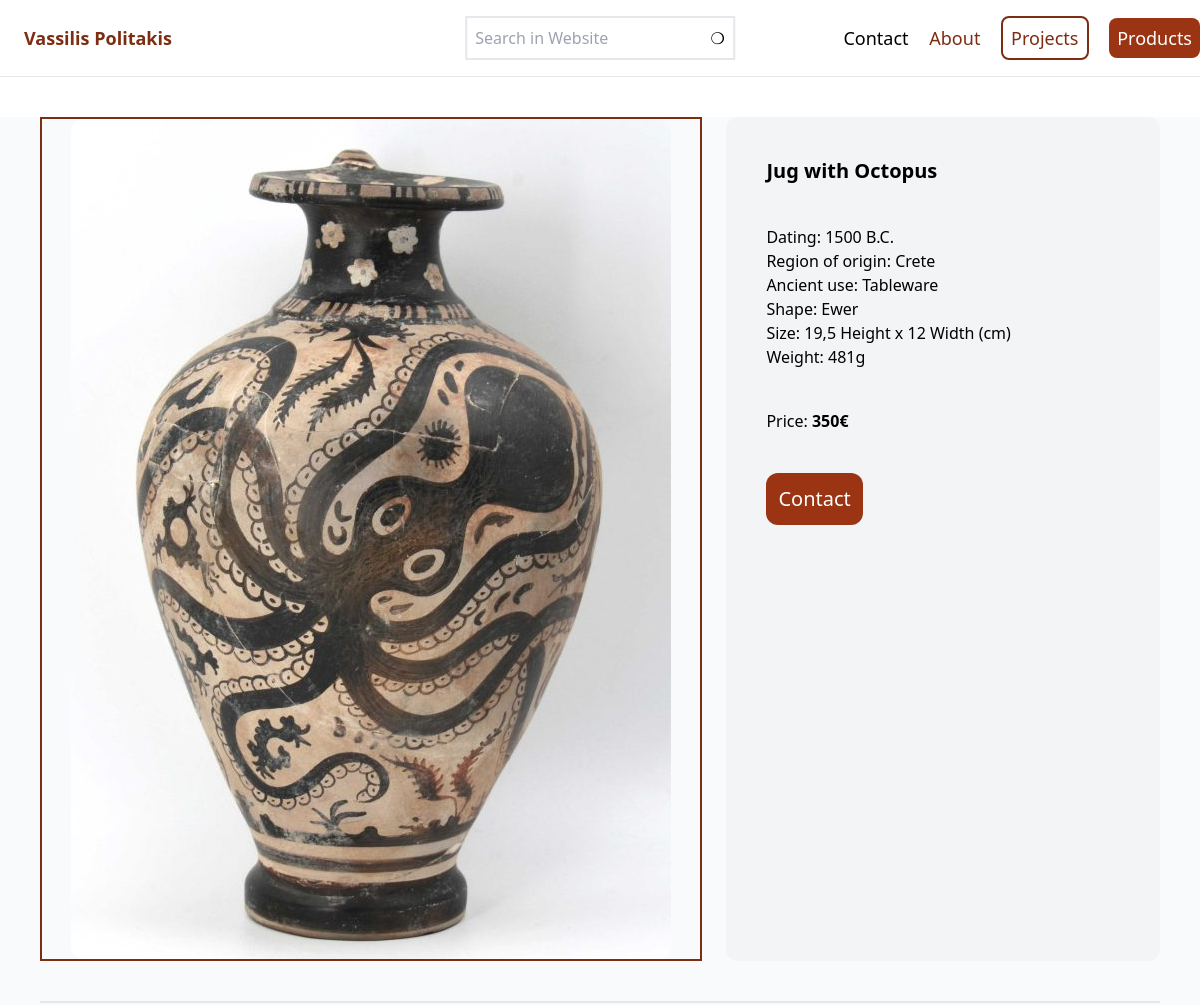
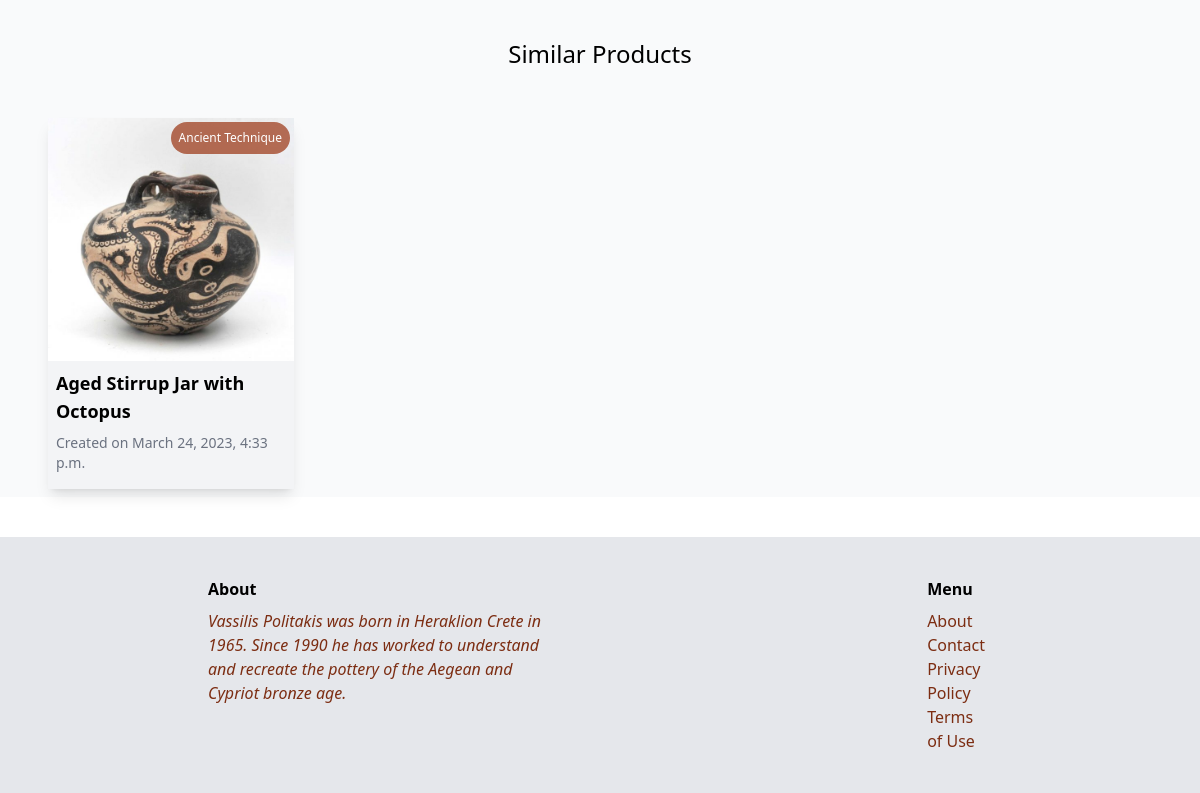
Page /items/1/ on the committed database (2 pictures, top to bottom).
### item/models.py (models this page shows, shortened)
class Item(models.Model):
    SHAPE_CHOICES = (
    ('Amphora','Amphora'),
    ('Stirrup_Jar', 'Stirrup Jar'),
    ('Jug','Jug'),
    ('Cup','Cup'),
    ('Mug','Mug'),
    ('Rhyton','Rhyton'),
    ('Figure','Figure'),
    ('Strainer','Strainer'),
    ('Spouted_Jar','Spouted Jar'),
    ('Ewer','Ewer'),
    ('Flask','Flask'),
)
    category = models.ForeignKey(Category, related_name='items', on_delete=models.CASCADE)
    image = models.ImageField(upload_to='media', blank=True, null=True, max_length=255)
    image1 = models.ImageField(upload_to='media', blank=True, null=True, max_length=255)
    image2 = models.ImageField(upload_to='media', blank=True, null=True, max_length=255)
    image3 = models.ImageField(upload_to='media', blank=True, null=True, max_length=255)
    name = models.CharField(max_length=255)
    description = models.TextField(blank=True, null=True)
    price = models.PositiveIntegerField()
    is_sold = models.BooleanField(default=False)
    created_by = models.ForeignKey(User, related_name='items', on_delete=models.CASCADE)
    shape = models.CharField(max_length=255, choices=SHAPE_CHOICES, blank=True, null=True)
    created_at = models.DateTimeField(auto_now_add=True)

class Category(models.Model):
    name = models.CharField(max_length=255)
    class Meta():
        ordering = ('name',)
        verbose_name_plural = 'Categories'
    def __str__(self):
        return self.name

### item/views.py (the view)
# urls.py: path('<int:pk>/', views.detail, name='detail'),
def detail(request, pk):
    item = get_object_or_404(Item, pk=pk)
    similar = Item.objects.filter(is_sold=False, category=item.category).exclude(pk=pk)[0:4]
    return render(request, 'item/detail.html', {
        'item': item,
        'similar': similar,
    })

### item/templates/item/detail.html (shortened to what this page needs)
{% extends 'core/base.html' %}
{% block content %}
<div class="2xl:mx-52 md:mx-10 sm:mx-0 my-10">
    <div class="border-b-2 ">
        <div class="grid grid-cols-5 gap-6 mb-10">
            <div class="col-span-3 border-2 border-orange-900 flex justify-center">
                <img src="{{ item.image.url }}" class="rounded-xl">
            </div>
            <div class="col-span-2 bg-gray-100 rounded-xl p-10">
                <h1 class="text-xl font-semibold">{{ item.name }}</h1>
                <div class="my-10">
                    <p>{{ item.description|linebreaks }}</p>
                </div>
                <h3 class="">Price: <strong>{{ item.price }}€</strong></h3>
                <a class="mt-10 inline-block text-xl text-white bg-orange-800 hover:bg-orange-700 p-3 rounded-xl" href="">Contact</a>
            </div>
        </div>
    </div>
    <h2 class="text-center text-2xl my-10">Similar Products</h2>
    <div class="grid grid-cols-4 gap-6 border-gray-50">
        {% for s in similar %}
                        <div class="relative shadow-lg bg-gray-100 m-2 hover:scale-90">
                            <a href="{% url 'item:detail' s.id %}">
                                <div>
                                    <img class="" src="{{ s.image.url }}">
                                </div>
                                <div class="p-2 bg-gray-100">
                                    <h2 class="xl:text-xl lg:text-lg md:text-md sm:text-sm font-semibold">{{ s.name }}</h2>
                                    <p class="text-gray-500 text-sm py-2">Created on {{ s.created_at }}</p>
                                </div>
                            </a>
                            <a href="#">
                                <div class="absolute top-0 right-0 p-2 bg-orange-800 text-white m-1 rounded-full text-xs bg-opacity-70 hover:bg-opacity-100">{{ s.category }}</div>
                            </a>
                        </div>
                    {% endfor %}
    </div>
</div>
{% endblock %}

### rows in the picture
Item: image (picture), name "Jug with Octopus", description "Dating: 1500 B.C. Region of origin: Crete Ancient use: Tableware Shape: Ewer Size: 19,5 Height x 12 Width (cm) Weight: 481g", price "350"
Item: image (picture), name "Aged Stirrup Jar with Octopus", created_at "March 24, 2023, 4:33 p.m.", category "Ancient Technique"
